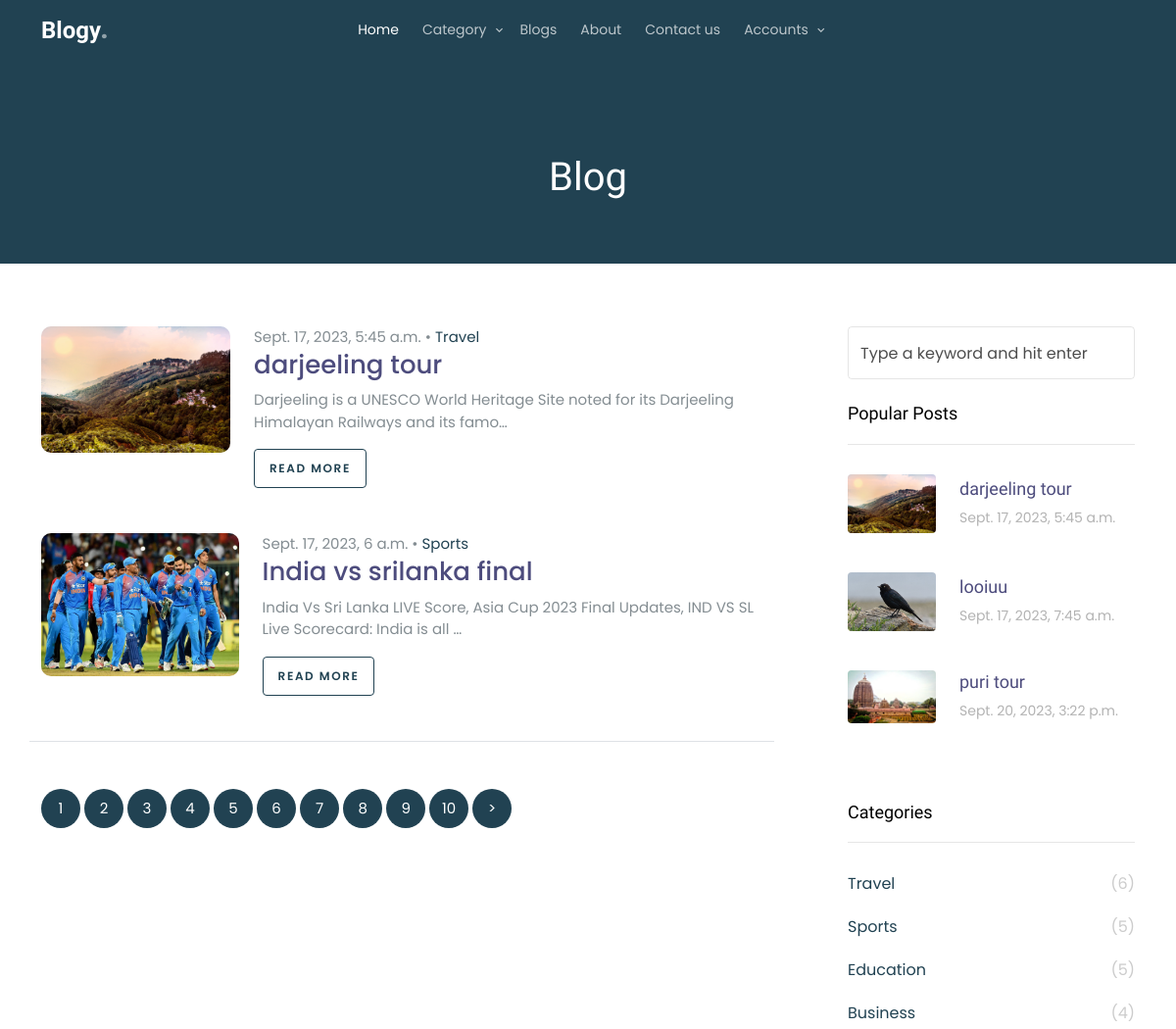
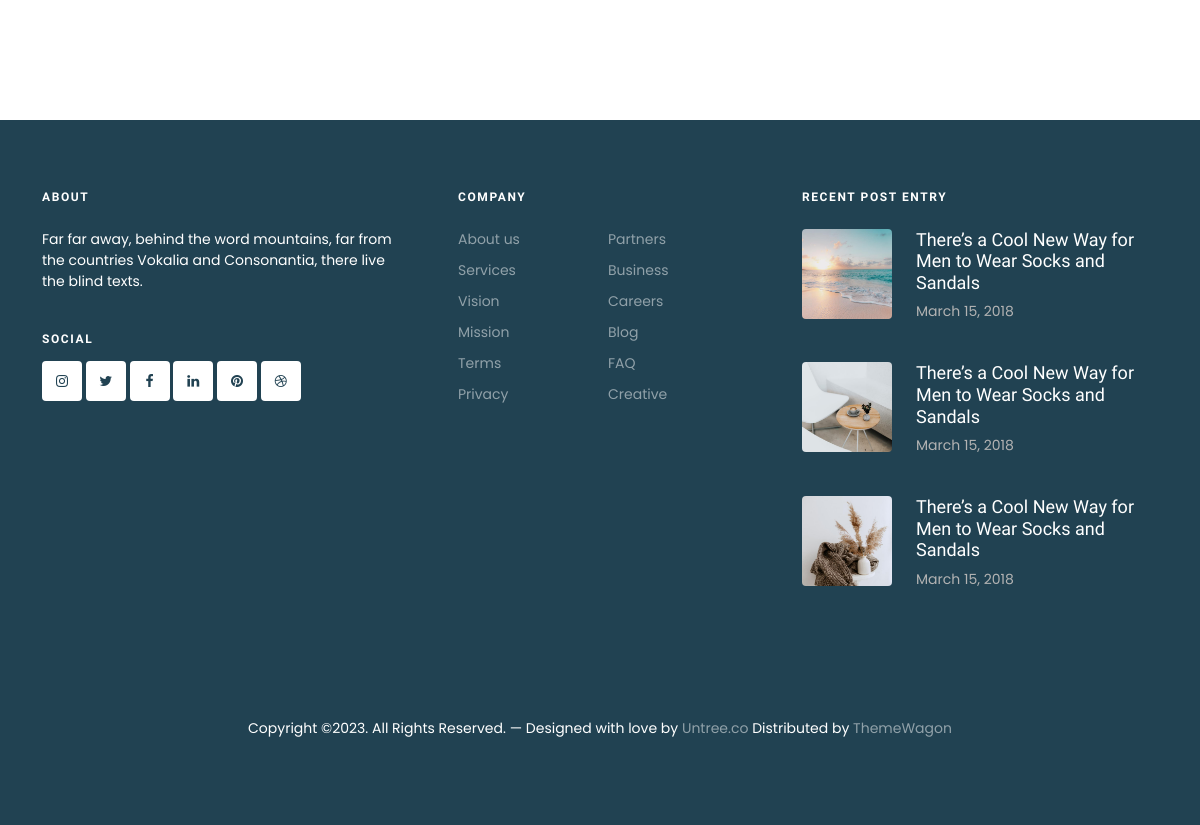
Screenshot of /blogs with the database file from the repository (2 pictures, top to bottom).
### myapp/models.py (models this page shows, shortened)
class BaseModel(models.Model):
    uid=models.UUIDField(default=uuid.uuid4,editable=False)
    created_at=models.DateTimeField(auto_now_add=True)
    updated_at=models.DateTimeField(auto_now=True)
    class Meta:
        abstract=True

class Blog(BaseModel):
    user=models.ForeignKey(User,on_delete=models.CASCADE,related_name='blog_user')
    category=models.ForeignKey(Category,on_delete=models.CASCADE,related_name='category_blog')
    title=models.CharField(max_length=200)
    blog_slug=models.SlugField(verbose_name='auto_generated_slug',unique=True,editable=False,blank=True,default='')
    image=models.ImageField(upload_to='blog_img')
    description=models.TextField()

class Category(BaseModel):
    category_name=models.CharField(max_length=100)
    def __str__(self):
        return self.category_name

class Likes(BaseModel):
    user=models.ManyToManyField(User,related_name='like_user')
    blog=models.OneToOneField(Blog,on_delete=models.SET_NULL,related_name='blog_likes',null=True)
    like_count=models.IntegerField(default=0)

### myapp/views.py (the view)
# urls.py: path('blogs',views.blog,name='blogs'),
def blog(request):
    cat_obj=Category.objects.all()
    blogs=Blog.objects.all()
    popular_blog=Likes.objects.alias(num_comments=Count('user')).order_by('-num_comments')[:3]
    paginator = Paginator(blogs, 2)  # Show 25 contacts per page.
    page_number = request.GET.get("page")
    page_obj = paginator.get_page(page_number)
    total=page_obj.paginator.num_pages
    contex={
        'blogs':blogs,
        "page_obj": page_obj,
        'category_obj':cat_obj,
        'total':[n+1 for n in range(total)],
        'popular_blog':popular_blog,
    }
    return render(request,'blog.html',contex)

### myapp/templates/blog.html (shortened to what this page needs)
{% extends 'base.html' %}
{% load static %}
{% block content %}
  <div class="hero overlay inner-page bg-primary py-5">
    <div class="container">
      <div class="row align-items-center justify-content-center text-center pt-5">
        <div class="col-lg-6">
          <h1 class="heading text-white mb-3" data-aos="fade-up">Blog</h1>
        </div>
      </div>
    </div>
  </div>
  <div class="section search-result-wrap">
    <div class="container">
      <div class="row posts-entry">
        <div class="col-lg-8">
          {% for blog in page_obj %}
          <div class="blog-entry d-flex blog-entry-search-item">
            <a href="single.html" class="img-link me-4">
              <img src="{{blog.image.url}}" alt="Image" class="img-fluid">
            </a>
            <div>
              <span class="date">{{blog.created_at}} &bullet; <a href="#">{{blog.category}}</a></span>
              <h2><a href="single.html">{{blog.title}}</a></h2>
              <p>{{blog.description | truncatechars:100}}</p>
              <p><a href="single-blog/{{blog.blog_slug}}" class="btn btn-sm btn-outline-primary">Read More</a></p>
            </div>
          </div>
          {% endfor %}
          <div class="row text-start pt-5 border-top">
            <div class="col-md-12">
              <div class="custom-pagination">
       {% for n in total %}
        <a href="?page={{n}}">{{n}}</a>
        {% endfor %}
        {%if page_obj.has_next %}
            <a href="?page={{page_obj.next_page_number}}">></a>
        {% endif %}
              </div>
            </div>
          </div>
        </div>
        <div class="col-lg-4 sidebar">
          <div class="sidebar-box search-form-wrap mb-4">
            <form action="{% url 'search' %}" method="POST" class="sidebar-search-form">
              <input type="text" class="form-control" id="s" placeholder="Type a keyword and hit enter" name="search">
            </form>
          </div>
          <div class="sidebar-box">
            <h3 class="heading">Popular Posts</h3>
            <div class="post-entry-sidebar">
              <ul>
                {% for i in popular_blog %}
                <li>
                  <a href="{% url 'single-blog' i.blog.blog_slug %}">
                    <img src="{{i.blog.image.url}}" alt="Image placeholder" class="me-4 rounded">
                    <div class="text">
                      <h4>{{i.blog.title}}</h4>
                      <div class="post-meta">
                        <span class="mr-2">{{i.blog.created_at}}</span>
                      </div>
                    </div>
                  </a>
                </li>
                {% endfor %}
              </ul>
            </div>
          </div>
          <div class="sidebar-box">
            <h3 class="heading">Categories</h3>
            <ul class="categories">
              {% for i in category_obj %}
              <li><a href="{% url 'category_wise_blog' i.category_name %}">{{i.category_name}} <span>({{i.category_blog.count}})</span></a></li>
              {% endfor %}
            </ul>
          </div>
        </div>
      </div>
    </div>
  </div>
 {% endblock %}

### myapp/templates/base.html (shortened to what this page needs)
{% load static %}
<!doctype html>
<html lang="en">
<head>
	<link rel="stylesheet" href="{% static 'fonts/icomoon/style.css' %}">
	<link rel="stylesheet" href="{% static 'fonts/flaticon/font/flaticon.css' %}">
	<link rel="stylesheet" href="https://cdn.jsdelivr.net/npm/bootstrap-icons@1.11.0/font/bootstrap-icons.min.css>
	<link rel="stylesheet" href="{% static 'css/tiny-slider.css' %}">
	<link rel="stylesheet" href="{% static 'css/aos.css' %}">
	<link rel="stylesheet" href="{% static 'css/glightbox.min.css' %}">
	<link rel="stylesheet" href="{% static 'css/style.css' %}">
	<link rel="stylesheet" href="{% static 'css/flatpickr.min.css' %}">
	<link rel="stylesheet" href="{% static 'css/log.css' %}">
</head>
<body>
	<nav class="site-nav">
		<div class="container">
			<div class="menu-bg-wrap">
				<div class="site-navigation">
					<div class="row g-0 align-items-center">
						<div class="col-2">
							<a href="{% url 'home' %}" class="logo m-0 float-start">Blogy<span class="text-primary">.</span></a>
						</div>
						<div class="col-8 text-center">
							<ul class="js-clone-nav d-none d-lg-inline-block text-start site-menu mx-auto">
								<li class="active"><a href="{% url 'home' %}">Home</a></li>
								<li class="has-children">
									<a>Category</a>
								</li>
								<li><a href="{% url 'blogs' %}">Blogs</a></li>
								<li><a href="{% url 'about' %}">About</a></li>
								<li><a href="{% url 'contact-us' %}">Contact us</a></li>
								<li class="has-children">
									<a>Accounts</a>
								</li>
							</ul>
						</div>
					</div>
				</div>
			</div>
		</div>
	</nav>
    {% block content %}
    {% endblock %}
    <footer class="site-footer">
		<div class="container">
			<div class="row">
				<div class="col-lg-4">
					<div class="widget">
						<h3 class="mb-4">About</h3>
						<p>Far far away, behind the word mountains, far from the countries Vokalia and Consonantia, there live the blind texts.</p>
					</div>
					<div class="widget">
						<h3>Social</h3>
						<ul class="list-unstyled social">
							<li><a href="#"><span class="icon-instagram"></span></a></li>
							<li><a href="#"><span class="icon-twitter"></span></a></li>
							<li><a href="#"><span class="icon-facebook"></span></a></li>
							<li><a href="#"><span class="icon-linkedin"></span></a></li>
							<li><a href="#"><span class="icon-pinterest"></span></a></li>
							<li><a href="#"><span class="icon-dribbble"></span></a></li>
						</ul>
					</div>
				</div>
				<div class="col-lg-4 ps-lg-5">
					<div class="widget">
						<h3 class="mb-4">Company</h3>
						<ul class="list-unstyled float-start links">
							<li><a href="#">About us</a></li>
							<li><a href="#">Services</a></li>
							<li><a href="#">Vision</a></li>
							<li><a href="#">Mission</a></li>
							<li><a href="#">Terms</a></li>
							<li><a href="#">Privacy</a></li>
						</ul>
						<ul class="list-unstyled float-start links">
							<li><a href="#">Partners</a></li>
							<li><a href="#">Business</a></li>
							<li><a href="#">Careers</a></li>
							<li><a href="#">Blog</a></li>
							<li><a href="#">FAQ</a></li>
							<li><a href="#">Creative</a></li>
						</ul>
					</div>
				</div>
				<div class="col-lg-4">
					<div class="widget">
						<h3 class="mb-4">Recent Post Entry</h3>
						<div class="post-entry-footer">
							<ul>
								<li>
									<a href="">
										<img src="{% static 'images/img_1_sq.jpg' %}" alt="Image placeholder" class="me-4 rounded">
										<div class="text">
											<h4>There’s a Cool New Way for Men to Wear Socks and Sandals</h4>
											<div class="post-meta">
												<span class="mr-2">March 15, 2018 </span>
											</div>
										</div>
									</a>
								</li>
								<li>
									<a href="">
										<img src="{% static 'images/img_2_sq.jpg' %}" alt="Image placeholder" class="me-4 rounded">
										<div class="text">
											<h4>There’s a Cool New Way for Men to Wear Socks and Sandals</h4>
											<div class="post-meta">
												<span class="mr-2">March 15, 2018 </span>
											</div>
										</div>
									</a>
								</li>
								<li>
									<a href="">
										<img src="{% static 'images/img_3_sq.jpg' %}" alt="Image placeholder" class="me-4 rounded">
										<div class="text">
											<h4>There’s a Cool New Way for Men to Wear Socks and Sandals</h4>
											<div class="post-meta">
												<span class="mr-2">March 15, 2018 </span>
											</div>
										</div>
									</a>
								</li>
							</ul>
						</div>
					</div>
				</div>
			</div>
			<div class="row mt-5">
				<div class="col-12 text-center">
            <p>Copyright &copy;. All Rights Reserved. &mdash; Designed with love by <a href="https://untree.co">Untree.co</a>  Distributed by <a href="https://themewagon.com">ThemeWagon</a>
            </p>
          </div>
        </div>
      </div>
    </footer>
  </body>
  </html>

### myapp/static/css/log.css (style rules this page uses)
* { margin: 0; padding: 0; box-sizing: border-box; font-family: 'Poppins',sans-serif; text-decoration: none; }
* { margin: 0; padding: 0; box-sizing: border-box; font-family: 'Poppins', sans-serif; }
body { display: grid; height: 100%; width: 100%; background-image: url('bg.jpg'); }

### rows the page displays
Blog: image (picture), created_at "Sept. 17, 2023, 5:45 a.m.", category "Travel", title "darjeeling tour", description "Darjeeling is a UNESCO World Heritage Site noted for its Darjeeling Himalayan Railways and its famo…"
Blog: image (picture), created_at "Sept. 17, 2023, 6 a.m.", category "Sports", title "India vs srilanka final", description "India Vs Sri Lanka LIVE Score, Asia Cup 2023 Final Updates, IND VS SL Live Scorecard: India is all …"
Likes: blog.image (picture), blog "darjeeling tour", blog.created_at "Sept. 17, 2023, 5:45 a.m."
Likes: blog.image (picture), blog "looiuu", blog.created_at "Sept. 17, 2023, 7:45 a.m."
Likes: blog.image (picture), blog "puri tour", blog.created_at "Sept. 20, 2023, 3:22 p.m."
Category: category_name "Travel", category_blog.count "6"
Category: category_name "Sports", category_blog.count "5"
Category: category_name "Education", category_blog.count "5"
Category: category_name "Business", category_blog.count "4"

### other values shown
{{ n }} "1" "2" "3" "4" "5" "6" "7" "8" "9" "10"
